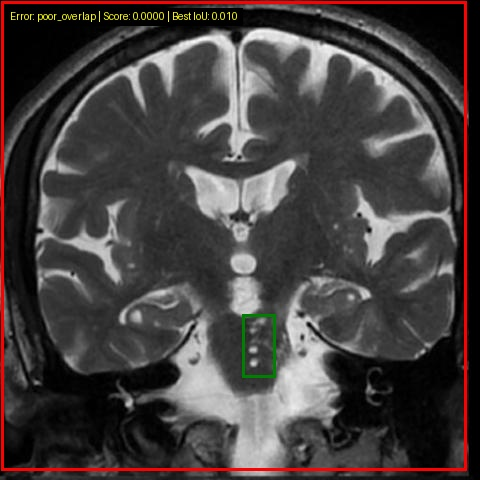
#> input picture dual_momemtum/output/qwen2.5-vl-7b/visualizations/viz_iter0_vf1_error00_poor_overlap.jpg, 480 x 480 px; its folder holds only this picture in this run
$ python combine_figure.py
#> lines starting #> are read from the running program, lines starting #| are printed output that depends on the picture
import argparse
import random
import re
from pathlib import Path

from PIL import Image


DEFAULT_VIS_DIR = Path(
    "/u/home/lj0/Code/dual-momemtum-repo/dual_momemtum/output/"
    "qwen2.5-vl-7b/visualizations"
)
DEFAULT_OUTPUT = DEFAULT_VIS_DIR.parent / "failure_cases_7b.png"
DEFAULT_PDF_OUTPUT = DEFAULT_VIS_DIR.parent / "failure_cases_7b.pdf"

GRID_COLS = 3
GRID_ROWS =5
CELL_SIZE = 480
GAP = 6
RANDOM_SELECT = True
RANDOM_SEED = None  # set to an int, e.g. 42, to make the random selection reproducible
DEDUPLICATE_IMAGES = True
DUPLICATE_DISTANCE_THRESHOLD = 3.5  # lower is stricter; average RGB difference after resizing

FILENAME_RE = re.compile(
    r"viz_iter(?P<iteration>\d+)_vf(?P<vf>\d+)_error(?P<error>\d+)_.+\.(jpg|jpeg|png)$",
    re.IGNORECASE,
)


def parse_args():
    parser = argparse.ArgumentParser(description="Combine visualization images into a grid.")
    parser.add_argument("--vis-dir", type=Path, default=DEFAULT_VIS_DIR)
    parser.add_argument("--output", type=Path, default=DEFAULT_OUTPUT)
    parser.add_argument("--pdf-output", type=Path, default=DEFAULT_PDF_OUTPUT)
    parser.add_argument("--cols", type=int, default=GRID_COLS)
    parser.add_argument("--rows", type=int, default=GRID_ROWS)
    parser.add_argument("--cell-size", type=int, default=CELL_SIZE)
    parser.add_argument("--gap", type=int, default=GAP)
    parser.add_argument("--seed", type=int, default=RANDOM_SEED)
    parser.add_argument("--no-dedup", action="store_true")
    parser.add_argument("--duplicate-threshold", type=float, default=DUPLICATE_DISTANCE_THRESHOLD)
    return parser.parse_args()


def collect_images(vis_dir):
    images = []
    for path in vis_dir.iterdir():
        if not path.is_file():
            continue
        match = FILENAME_RE.match(path.name)
        if not match:
            continue
        images.append({
            "path": path,
            "iteration": int(match.group("iteration")),
            "vf": int(match.group("vf")),
            "error": int(match.group("error")),
        })
    return sorted(images, key=lambda item: (item["iteration"], item["vf"], item["error"]))


def image_signature(path, size=64):
#> called with size = 64
    with Image.open(path) as image:
#> image is the input picture: PIL image 480x480 RGB; mean R, G, B 70.1, 64.5, 63.9
        image = image.convert("RGB").resize((size, size), Image.Resampling.LANCZOS)
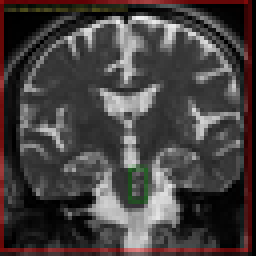
#> image: PIL image 64x64 RGB (shown 4 times larger); mean R, G, B 70.2, 64.6, 64
    return list(image.getdata())


def mean_abs_rgb_distance(left, right):
    total = 0
    count = min(len(left), len(right))
    if count == 0:
        return float("inf")

    for left_pixel, right_pixel in zip(left[:count], right[:count]):
        total += abs(left_pixel[0] - right_pixel[0])
        total += abs(left_pixel[1] - right_pixel[1])
        total += abs(left_pixel[2] - right_pixel[2])
    return total / (count * 3)


def deduplicate_images(images, duplicate_threshold=DUPLICATE_DISTANCE_THRESHOLD):
    unique_images = []
    unique_signatures = []
    skipped_duplicates = 0

    for item in images:
        try:
            item_signature = image_signature(item["path"])
#> item_signature = 4096 items, first 6: (139, 12, 11), (96, 3, 5), (94, 3, 5), (93, 2, 6), (97, 5, 7), (95, 3, 6)
        except Exception:
            unique_images.append(item)
            continue

        is_duplicate = any(
            mean_abs_rgb_distance(item_signature, unique_signature) <= duplicate_threshold
            for unique_signature in unique_signatures
        )
#> is_duplicate = False
        if is_duplicate:
            skipped_duplicates += 1
            continue

        unique_images.append(item)
        unique_signatures.append(item_signature)

    return unique_images, skipped_duplicates


def select_images(images, limit, seed=RANDOM_SEED, deduplicate=DEDUPLICATE_IMAGES, duplicate_threshold=DUPLICATE_DISTANCE_THRESHOLD):
    candidates = list(images)
    skipped_duplicates = 0

    if deduplicate:
        candidates, skipped_duplicates = deduplicate_images(
            candidates, duplicate_threshold=duplicate_threshold
        )

    if RANDOM_SELECT:
        random.Random(seed).shuffle(candidates)

    selected = candidates[:limit]
    selected = sorted(selected, key=lambda item: (item["iteration"], item["vf"], item["error"]))
    return selected, skipped_duplicates

def resize_to_cell(image, size):
    image = image.convert("RGB")
    if image.size == (size, size):
        return image.copy()
    return image.resize((size, size), Image.Resampling.LANCZOS)


def make_grid(images, output, pdf_output=None, cols=GRID_COLS, rows=GRID_ROWS, cell_size=CELL_SIZE, gap=GAP, seed=RANDOM_SEED, deduplicate=DEDUPLICATE_IMAGES, duplicate_threshold=DUPLICATE_DISTANCE_THRESHOLD):
    selected, skipped_duplicates = select_images(
        images, cols * rows, seed=seed, deduplicate=deduplicate,
        duplicate_threshold=duplicate_threshold
    )
    if not selected:
        raise FileNotFoundError("No visualization images found.")

    width = cols * cell_size + (cols - 1) * gap
    height = rows * cell_size + (rows - 1) * gap
    canvas = Image.new("RGB", (width, height), (255, 255, 255))
#> canvas: PIL image 1452x2424 RGB; every value is 255

    for idx, item in enumerate(selected):
        row = idx // cols
        col = idx % cols
        x = col * (cell_size + gap)
        y = row * (cell_size + gap)
        with Image.open(item["path"]) as image:
            canvas.paste(resize_to_cell(image, cell_size), (x, y))
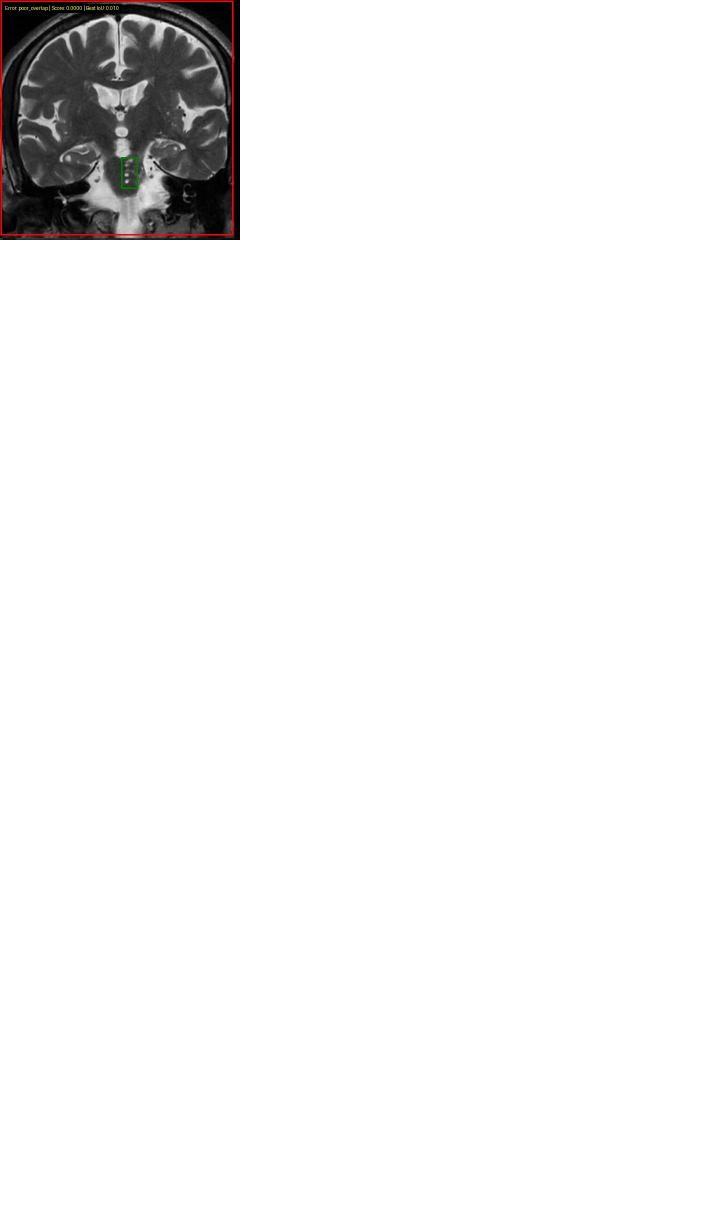
#> canvas: PIL image 1452x2424 RGB (shown at 1/2 size); mean R, G, B 242.9, 242.5, 242.5

    output.parent.mkdir(parents=True, exist_ok=True)
    canvas.save(output, format="PNG")
    if pdf_output:
        pdf_output.parent.mkdir(parents=True, exist_ok=True)
        canvas.save(pdf_output, format="PDF", resolution=300.0)
    return selected, skipped_duplicates


def main():
    args = parse_args()
    images = collect_images(args.vis_dir)
    selected, skipped_duplicates = make_grid(
        images,
        args.output,
        pdf_output=args.pdf_output,
        cols=args.cols,
        rows=args.rows,
        cell_size=args.cell_size,
        gap=args.gap,
        seed=args.seed,
        deduplicate=not args.no_dedup,
        duplicate_threshold=args.duplicate_threshold,
    )
    print(f"Saved PNG: {args.output}")
    print(f"Saved PDF: {args.pdf_output}")
    print(f"Merged {len(selected)} / {len(images)} images")
    print(f"Skipped near-duplicates: {skipped_duplicates}")
    print("Selected:")
    for item in selected:
        print(f"  - {item['path'].name}")


if __name__ == "__main__":
    main()

$ run again, on dual_momemtum/output/qwen2.5-vl-7b/visualizations/viz_iter0_vf2_error01_poor_overlap.jpg
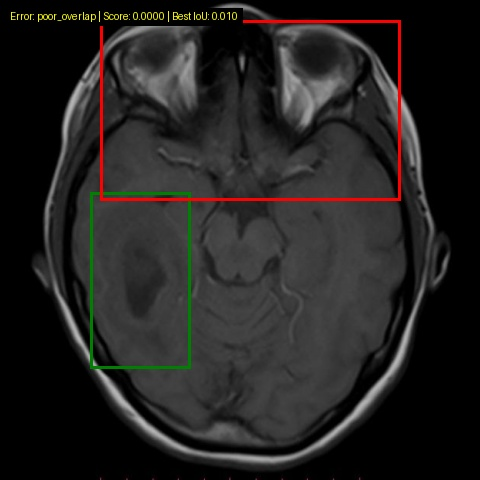
#> input picture dual_momemtum/output/qwen2.5-vl-7b/visualizations/viz_iter0_vf2_error01_poor_overlap.jpg, 480 x 480 px
#> in image_signature, image is the input picture: PIL image 480x480 RGB; mean R, G, B 36.2, 34.5, 33.3
#> in image_signature, `image = image.convert("RGB").resize((size, size), Image.Resampling.LAN..`:
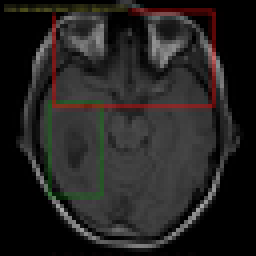
#> image: PIL image 64x64 RGB (shown 4 times larger); mean R, G, B 36.5, 34.7, 33.4
#> item_signature = 4096 items, first 6: (0, 0, 1), (0, 0, 0), (0, 0, 0), (0, 0, 0), (0, 0, 0), (0, 0, 0)
#> is_duplicate = False
#> in make_grid, `canvas.paste(resize_to_cell(image, cell_size), (x, y))`:
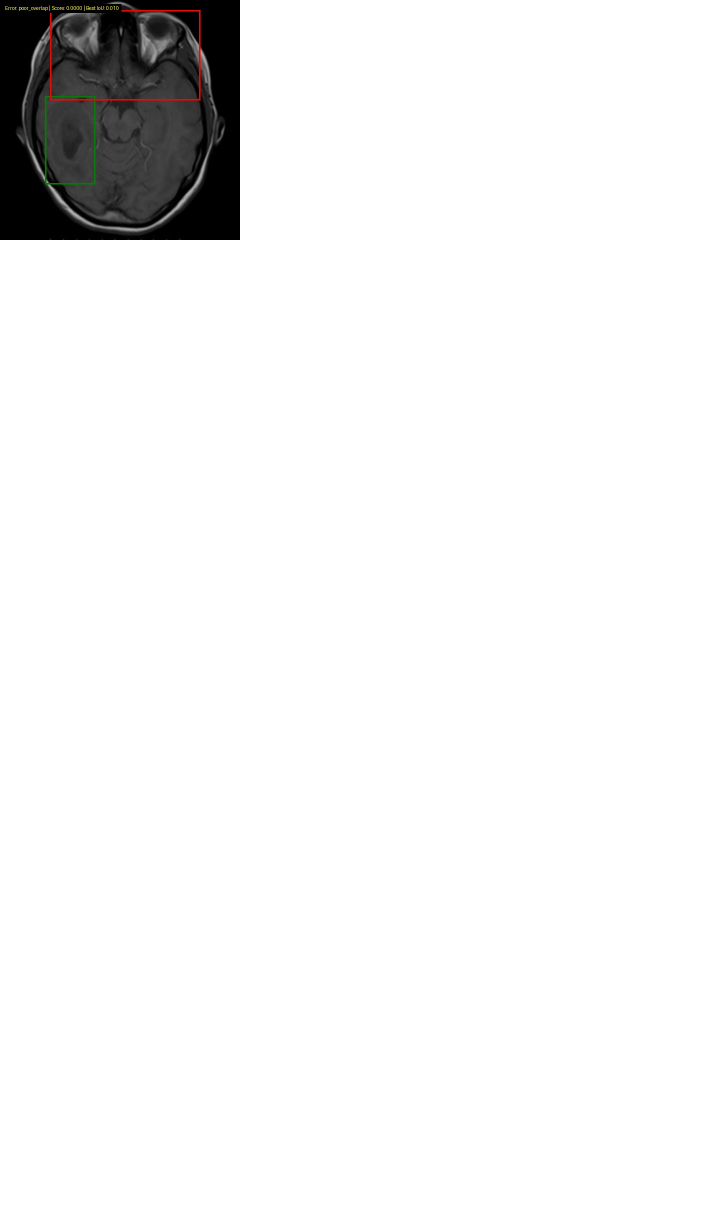
#> canvas: PIL image 1452x2424 RGB (shown at 1/2 size); mean R, G, B 240.7, 240.6, 240.5

$ run again, on dual_momemtum/output/qwen2.5-vl-7b/visualizations/viz_iter0_vf2_error02_near_miss.jpg
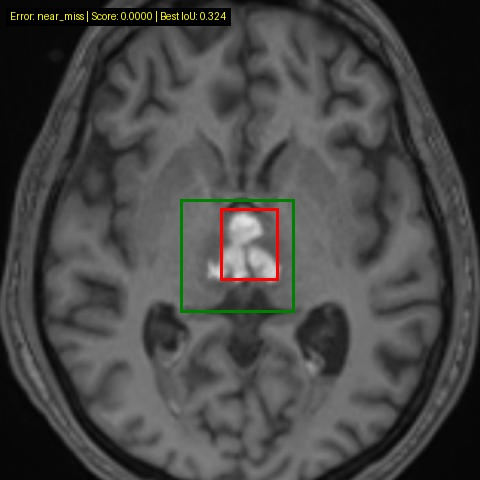
#> input picture dual_momemtum/output/qwen2.5-vl-7b/visualizations/viz_iter0_vf2_error02_near_miss.jpg, 480 x 480 px
#> in image_signature, image is the input picture: PIL image 480x480 RGB; mean R, G, B 71.3, 71.2, 70.2
#> in image_signature, `image = image.convert("RGB").resize((size, size), Image.Resampling.LAN..`:
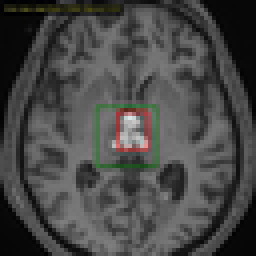
#> image: PIL image 64x64 RGB (shown 4 times larger); mean R, G, B 71.3, 71.2, 70.2
#> item_signature = 4096 items, first 6: (6, 6, 6), (1, 2, 4), (0, 1, 3), (0, 0, 4), (3, 4, 5), (1, 1, 4)
#> is_duplicate = False
#> in make_grid, `canvas.paste(resize_to_cell(image, cell_size), (x, y))`:
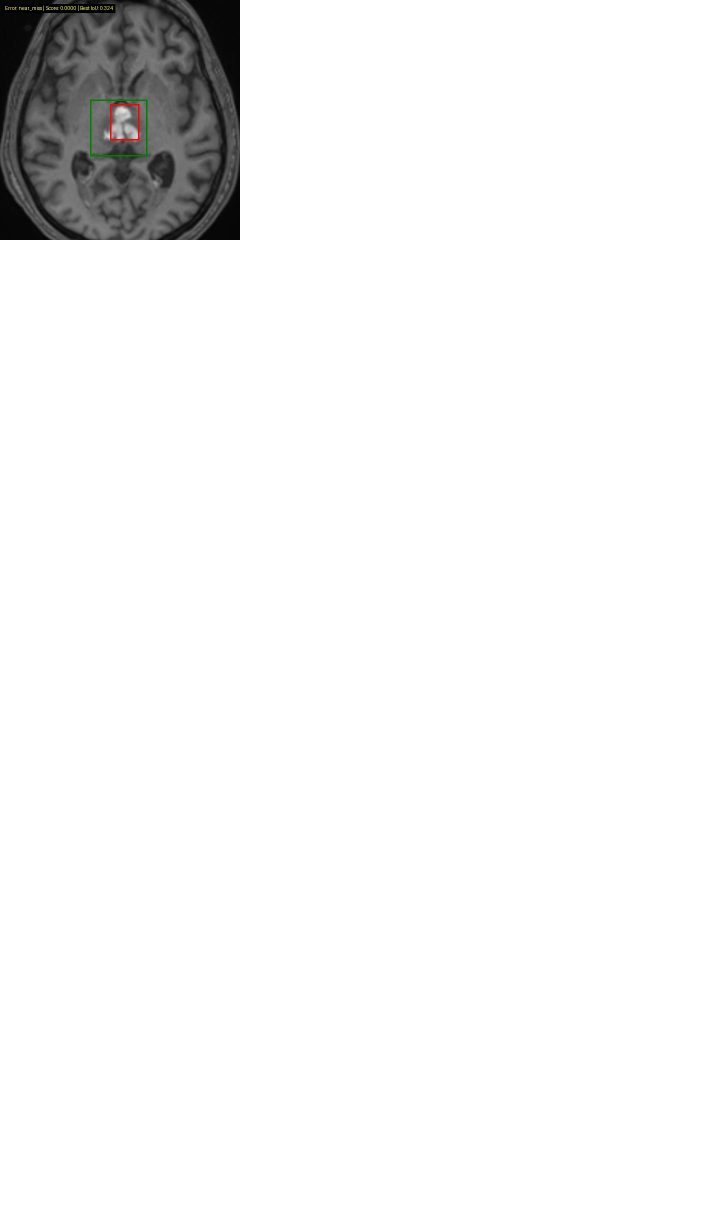
#> canvas: PIL image 1452x2424 RGB (shown at 1/2 size); mean R, G, B 243, 243, 242.9
